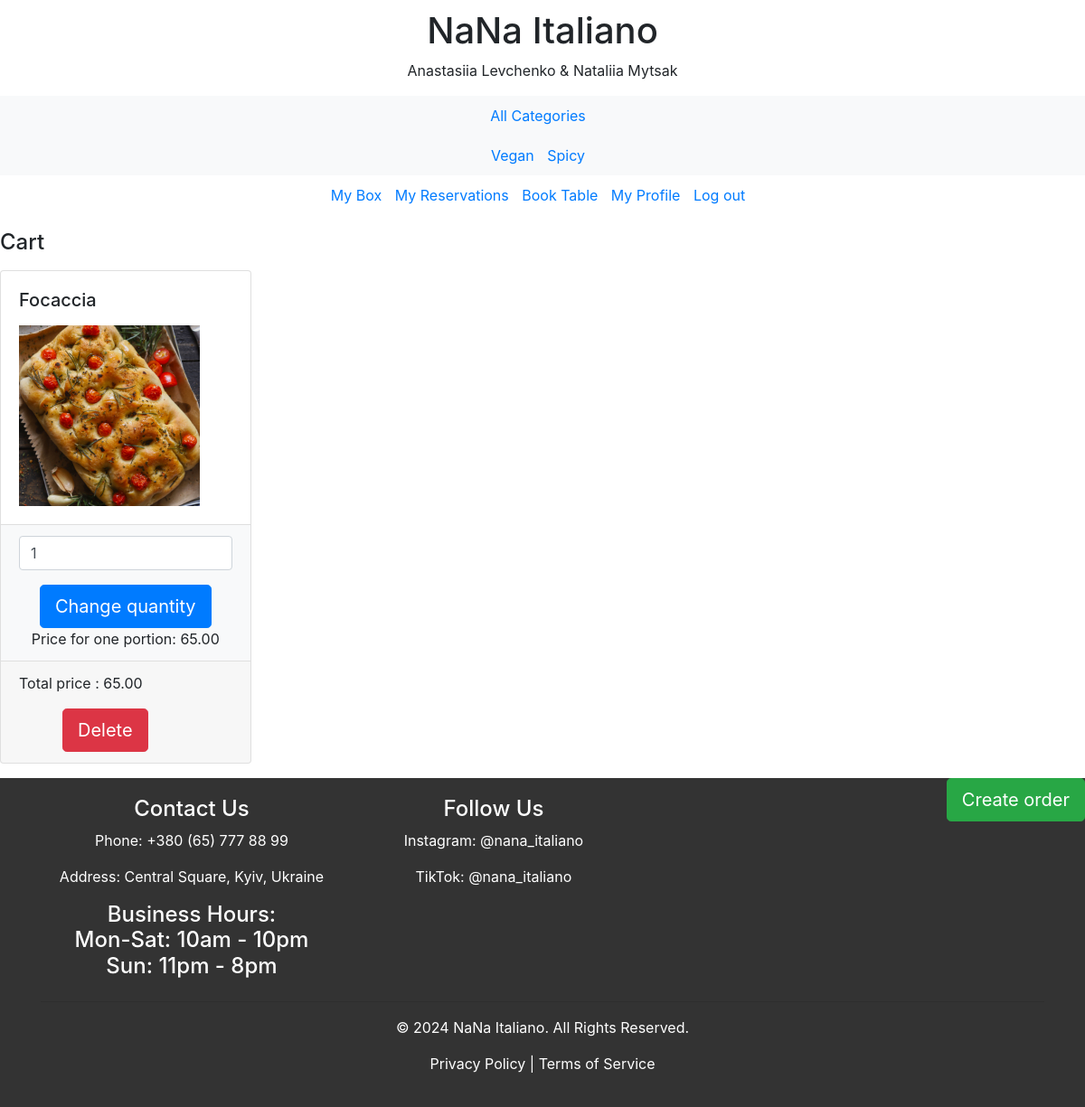
The page /shopping_cart/view_cart (signed in) on the database its author committed.
### shopping_cart/models.py (models this page shows)
class ShoppingCartItem(models.Model):
    shopping_cart = models.ForeignKey(to=ShoppingCart, on_delete=models.CASCADE)
    quantity = models.PositiveIntegerField(default=0)
    total_price = models.DecimalField(max_digits=8, decimal_places=2, default=0.00)
    meal = models.ForeignKey(to =Meal, on_delete=models.CASCADE)

### menu/models.py (models this page shows, shortened)
class Meal(models.Model):
    name = models.CharField(max_length=255, unique=True)
    weight = models.PositiveIntegerField(default=0)
    price = models.DecimalField(max_digits=10, decimal_places=2)
    category = models.ForeignKey(to=Category, on_delete=models.PROTECT)
    is_vegan = models.BooleanField(default=False)
    is_spicy = models.BooleanField(default=False)
    image = models.ImageField(upload_to='meals_images')

### shopping_cart/views.py (the view)
# urls.py: path('view_cart', view_cart, name='view_cart'),
def view_cart(request):
    user_cart = ShoppingCart.objects.get(user=request.user, is_active = True)
    cart_items = ShoppingCartItem.objects.filter(shopping_cart = user_cart)
    context = {
        'shopping_cart': user_cart,
        'cart_items': cart_items
    }
    return render(request, 'shopping_cart/view_cart.html', context)

### shopping_cart/templates/shopping_cart/view_cart.html (shortened to what this page needs)
{% extends 'menu/base.html' %}
{% block content %}
{% if shopping_cart %}
<h4 class="mt-3 mb-3 d-flex justify-content-between align-items-center mb-3">
                Cart
            </h4>
<div class="row">
    {% for item in cart_items %}
          <div class="col-md-3">
    <div class="card mb-3">
        <div class="card-body">
            <h5 class="card-title">{{ item.meal.name }}</h5>
            <div style="width: 200px; height: 200px;">
                <img src="{{ item.meal.image.url }}" class="img-fluid">
            </div>
        </div>
        <ul class="list-group list-group-flush">
            <li class="list-group-item bg-light">
                <div class="row text-center">
                    <div class="col-lg-12">
                        <input name="quantity" id="quantity_{{ forloop.counter }}"  type="number" class="form-control" value="{{ item.quantity }}"
                               min="0">
                      <a class="btn btn-lg btn-primary mt-3" href="{% url 'shopping_cart:change_quantity' item.meal.id %}?quantity={{ item.quantity }}">Change quantity</a>
                    </div>
                    <div class="col-lg-12">Price for one portion: {{ item.meal.price }}</div>
                </div>
            </li>
        </ul>
        <div class="card-footer">
            <p class="float-left">Total price : {{ item.total_price }}</p>
          <a href="{% url 'shopping_cart:remove_from_cart' item.meal.id %}" class="btn btn-danger btn-lg ml-5">Delete</a>
        </div>
    </div>
</div>
{% endfor %}
</div>
<a class="btn btn-success btn-lg float-right mb-5" href="{% url 'shopping_cart:create_order' %}">
    Create order
</a>
{% elif not cart_items or cart_items is None %}
<h4 class="mt-3 mb-3 d-flex justify-content-between align-items-center mb-3">
                Your cart  is empty <span class="badge badge-secondary badge-pill">3</span>
            </h4>
{% endif %}
{% endblock %}

### rows shown on the page
ShoppingCartItem: meal.name "Focaccia", meal.image (picture), quantity "1", meal.price "65.00", total_price "65.00"
